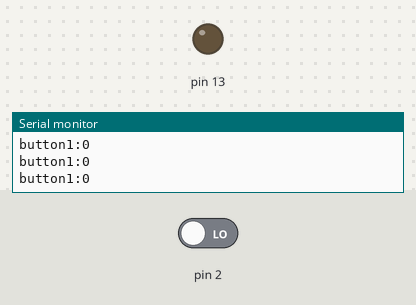
Simulated run of this sketch. Board: Arduino Uno, built with avr-gcc and run on an emulated ATmega328P. On the bench: output pins drawn as LEDs (lit = HIGH), the last lines printed to the serial monitor. Inputs (shaded band) come from the test bench; at power-on: pin 2 LOW.

Above: at 1.2 s.
1.3 s: pin 2 driven HIGH
At 1.7 s:
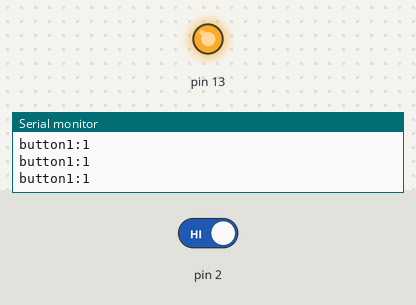
2.8 s: pin 2 driven LOW
At 4.0 s:
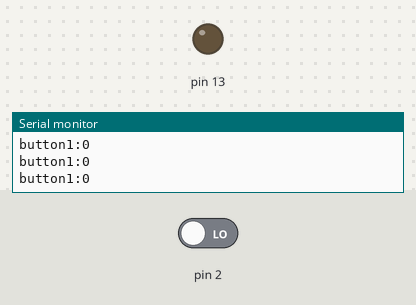
Timing chart, 0 to 5.8 s (numbered marks = the images above; inputs shaded):
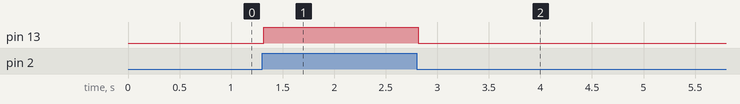

The sketch:

190131-p1.ino
```cpp
int button1 = 2;
int led1 = 13;

void setup() {
  // put your setup code here, to run once:
  pinMode(2,INPUT);
  pinMode(13,OUTPUT);
  Serial.begin(9600); // 9600 is the speed limit for the conversation between
                      // Arduino and your computer
}

void loop() {
  // put your main code here, to run repeatedly:
  int button = digitalRead(2); // read from pin2
  //Serial.println(button);
  //Serial.print("button1:" + button); 不行
  Serial.print("button1:");
  Serial.println(button);
  digitalWrite(13,button);
}
```

Measured:
- after the input at 1.3 s, pin 13: LOW → HIGH at once
- after the input at 2.8 s, pin 13: HIGH → LOW at once
